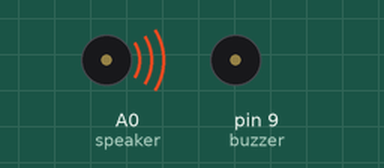
This sketch was run on a simulated Arduino Uno, built with avr-gcc and run on an emulated ATmega328P. Shown: buzzer (waves = sounding, pin HIGH).

Above: at 0.02 s.
Timing chart, 0 to 3.0 s (numbered marks = the images above):
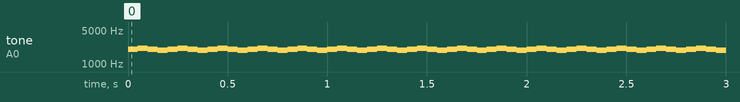

Measured:
- by itself, tone on A0 (speaker): repeats every 0.20 s: 2100 Hz 0.05 s, 2000 Hz 0.05 s, 1900 Hz 0.05 s, 2000 Hz 0.05 s

The sketch:

audio_tests.ino
```cpp
const int buzzer = 9;
const int speaker = A0;
const int mic = A1;

void setup() {
  pinMode(buzzer, OUTPUT);
  pinMode(speaker, OUTPUT);
  pinMode(mic, INPUT);

}

#define MINFREQ 1000
#define MAXFREQ 5000
int freq = MINFREQ*2;
int delta = 100;

void loop() {
  tone(speaker, freq, 50);
  delay(50);
  tone(speaker, freq+100, 50);
  delay(50);
  tone(speaker, freq, 50);
  delay(50);
  tone(speaker, freq-100, 50);
  delay(50);

  //freq += delta;
  if ((freq >= MAXFREQ) || (freq <= MINFREQ)) {
    delta = -delta;
  }

}
```
